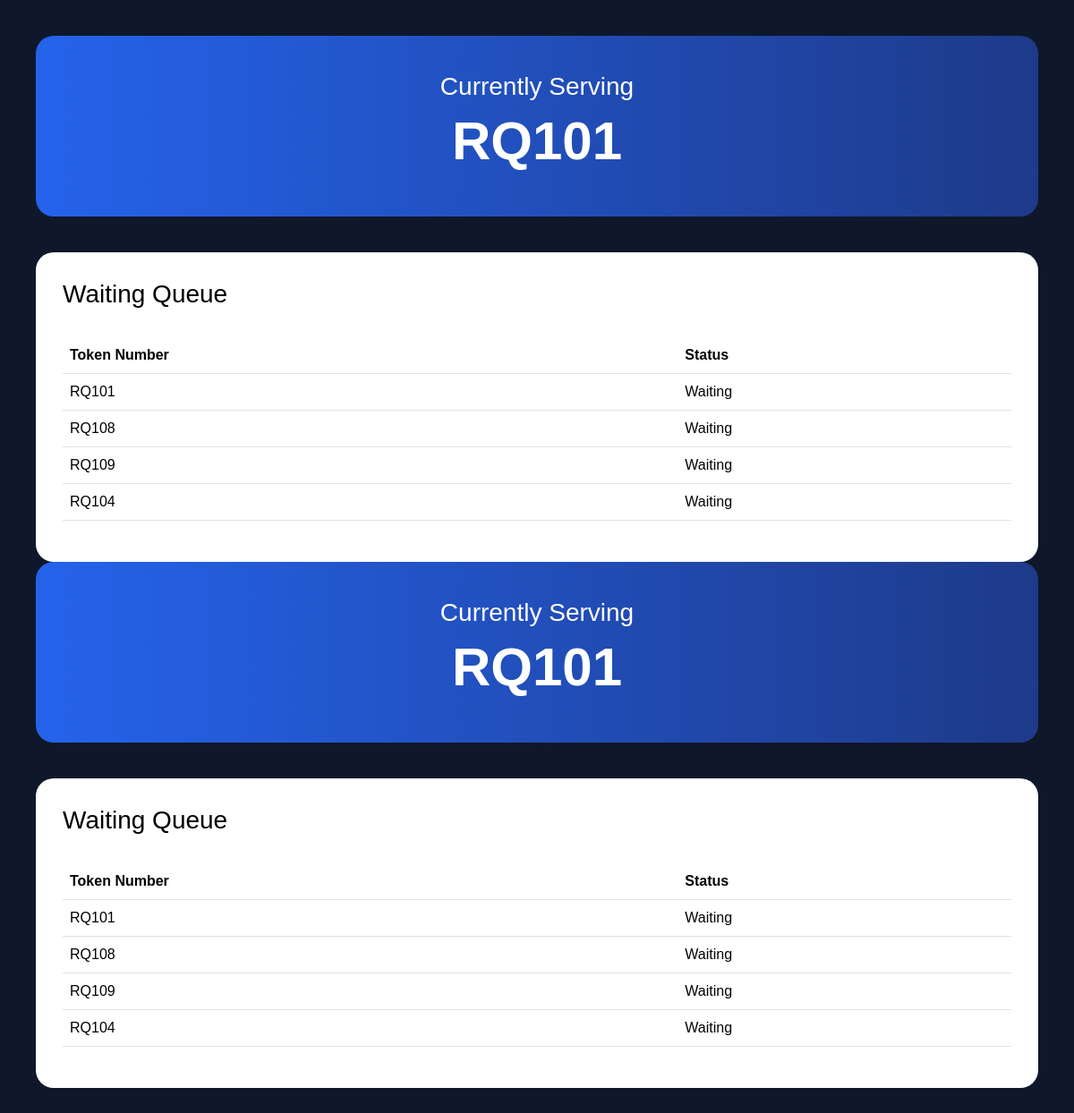
Page /queue/live/ on the earlier database version.
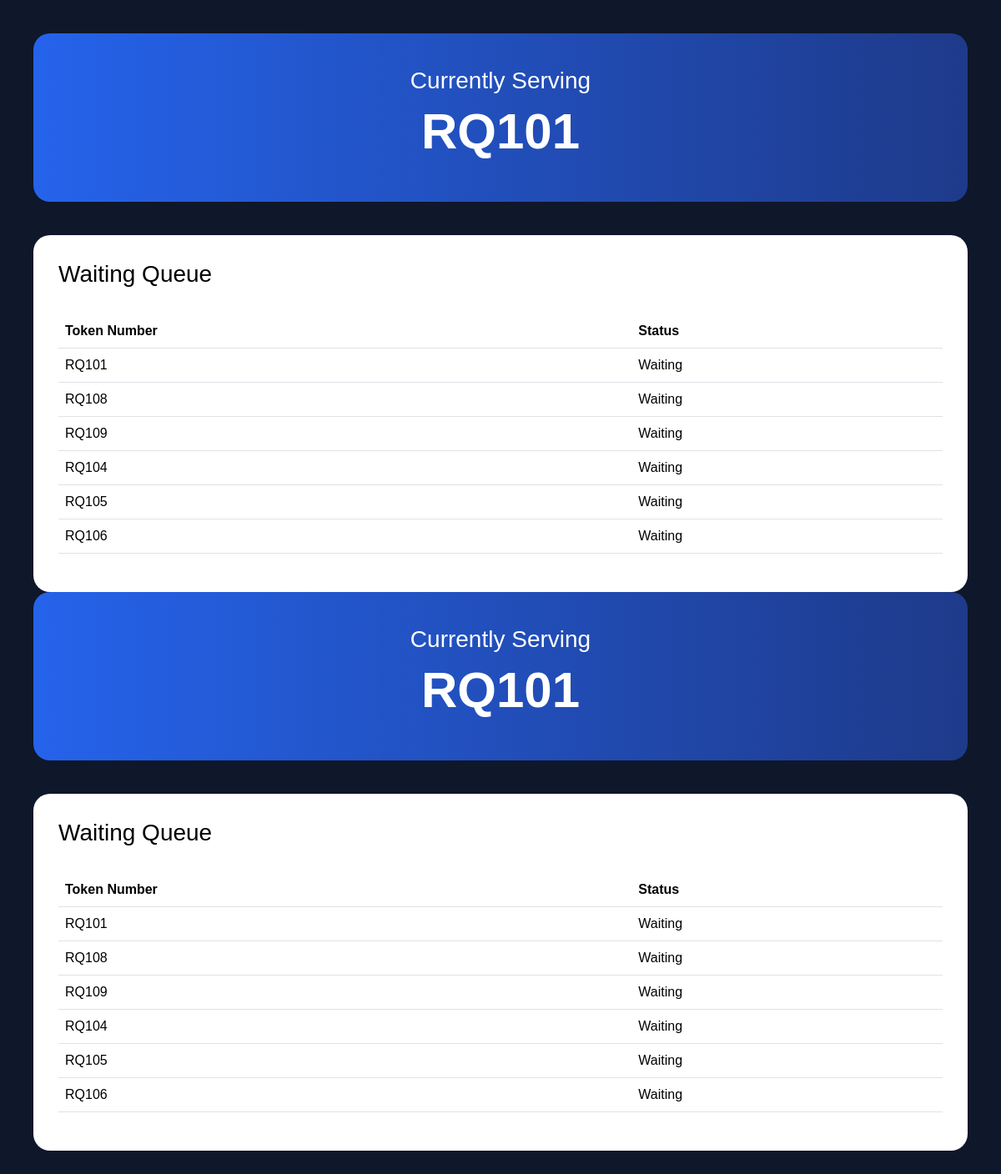
Same page on the later database version.
### queue_system/models.py (models this page shows, shortened)
class QueueToken(models.Model):
    user = models.ForeignKey(User, on_delete=models.CASCADE)
    token_number = models.CharField(max_length=20)
    created_at = models.DateTimeField(auto_now_add=True)
    status = models.CharField(
       max_length=20,
    choices=[
        ('Waiting', 'Waiting'),
        ('Completed', 'Completed')
    ],
    default='Waiting'
    )

### queue_system/views.py (the view)
# urls.py: path('live/', views.live_queue, name='live_queue'),
def live_queue(request):
    waiting_tokens = QueueToken.objects.filter(
        status='Waiting'
    ).order_by('created_at')
    current_token = None
    if waiting_tokens.exists():
        current_token = waiting_tokens.first()
    context = {
        'waiting_tokens': waiting_tokens,
        'current_token': current_token
    }
    return render(request,
                  'live_queue.html',
                  context)

### templates/live_queue.html (shortened to what this page needs)
<!DOCTYPE html>
<html lang="en">
<head>
    <link href="https://cdn.jsdelivr.net/npm/bootstrap@5.3.3/dist/css/bootstrap.min.css"
          rel="stylesheet">
</head>
<body>
    <div class="current-token">
        <h3>Currently Serving</h3>
        {% if current_token %}
            <h1>{{ current_token.token_number }}</h1>
        {% else %}
            <h1>No Active Queue</h1>
        {% endif %}
    </div>
    <div class="table-box">
        <h3>Waiting Queue</h3>
        <br>
        <table class="table">
            <thead>
                <tr>
                    <th>Token Number</th>
                    <th>Status</th>
                </tr>
            </thead>
            <tbody>
                {% for token in waiting_tokens %}
                <tr>
                    <td>{{ token.token_number }}</td>
                    <td>{{ token.status }}</td>
                </tr>
                {% endfor %}
            </tbody>
        </table>
    </div>
</body>
</html><!DOCTYPE html>
<html lang="en">
<head>
    <link href="https://cdn.jsdelivr.net/npm/bootstrap@5.3.3/dist/css/bootstrap.min.css"
          rel="stylesheet">
</head>
<body>
    <div class="current-token">
        <h3>Currently Serving</h3>
        {% if current_token %}
            <h1>{{ current_token.token_number }}</h1>
        {% else %}
            <h1>No Active Queue</h1>
        {% endif %}
    </div>
    <div class="table-box">
        <h3>Waiting Queue</h3>
        <br>
        <table class="table">
            <thead>
                <tr>
                    <th>Token Number</th>
                    <th>Status</th>
                </tr>
            </thead>
            <tbody>
                {% for token in waiting_tokens %}
                <tr>
                    <td>{{ token.token_number }}</td>
                    <td>{{ token.status }}</td>
                </tr>
                {% endfor %}
            </tbody>
        </table>
    </div>
</body>
</html>

Differences in the rows shown:
added QueueToken: token_number "RQ105", status "Waiting"
added QueueToken: token_number "RQ106", status "Waiting"
